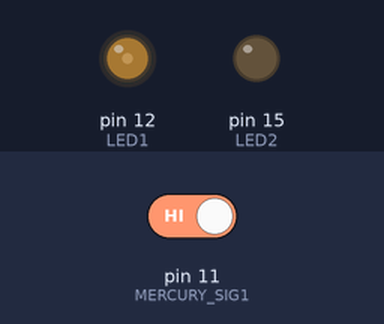
A program run on a simulated Raspberry Pi (header pin numbers). Shown: output pins drawn as LEDs (lit = HIGH). The test bench sets the inputs (shaded band); at power-on: pin 11 (MERCURY_SIG1) HIGH.

Above: at 1.26 s.
1.3 s: pin 11 (MERCURY_SIG1) driven LOW
At 2.21 s:
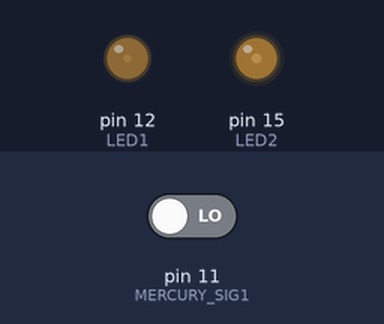
4.3 s: pin 11 (MERCURY_SIG1) driven HIGH
At 9.7 s:
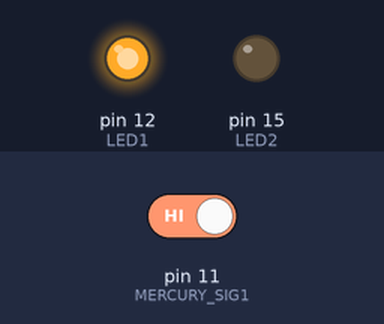
10.3 s: pin 11 (MERCURY_SIG1) driven LOW
At 15.6 s:
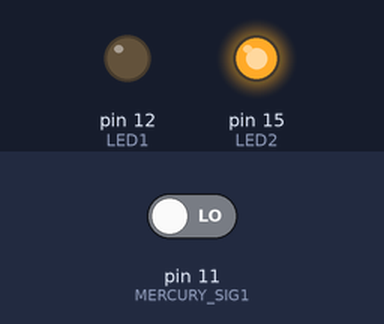
Timing chart, 0 to 17.1 s (numbered marks = the images above; inputs shaded):
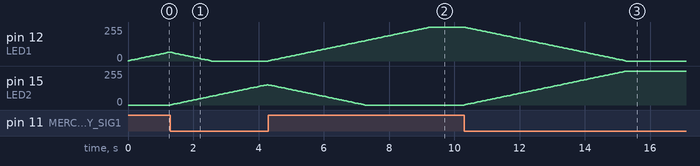

Measured:
- after the input at 1.3 s, pin 15 (LED2): moves from 0/255 to 153/255 over 3.0 s, starting at once
- after the input at 4.3 s, pin 12 (LED1): moves from 0/255 to 255/255 over 5.0 s, starting at once
- after the input at 10.3 s, pin 12 (LED1): moves from 255/255 to 0/255 over 5.0 s, starting at once; pin 15 (LED2): moves from 0/255 to 255/255 over 5.0 s, starting at once

The program:

16_magicCup.py
```python
#!/usr/bin/env python

import RPi.GPIO as GPIO
import time

MERCURY_SIG1 = 11
LED1 = 12

LED2 = 15


def setup():
	global p_LED1, p_LED2
	GPIO.setmode(GPIO.BOARD)
	GPIO.setup(MERCURY_SIG1, GPIO.IN)
	GPIO.setup(LED1, GPIO.OUT)
	GPIO.setup(LED2, GPIO.OUT)

	p_LED1 = GPIO.PWM(LED1, 200)
	p_LED2 = GPIO.PWM(LED2, 200)

	p_LED1.start(0)
	p_LED2.start(0)

def loop():
	led1_value = 0
	led2_value = 0
	while True:
		mercury_value = GPIO.input(MERCURY_SIG1)
		if mercury_value == 0:
			led1_value -= 1
			led2_value += 1
			if led1_value < 0:
				led1_value = 0
			if led2_value > 100:
				led2_value = 100

		if mercury_value == 1:
			led1_value += 1
			led2_value -= 1
			if led1_value > 100:
				led1_value = 100
			if led2_value < 0:
				led2_value = 0

		p_LED1.ChangeDutyCycle(led1_value)
		p_LED2.ChangeDutyCycle(led2_value)
		time.sleep(0.05)

def destroy():
	p_LED1.stop()
	p_LED2.stop()
	GPIO.cleanup()

if __name__ == "__main__":
	try:
		setup()
		loop()
	except KeyboardInterrupt:
		destroy()
```
